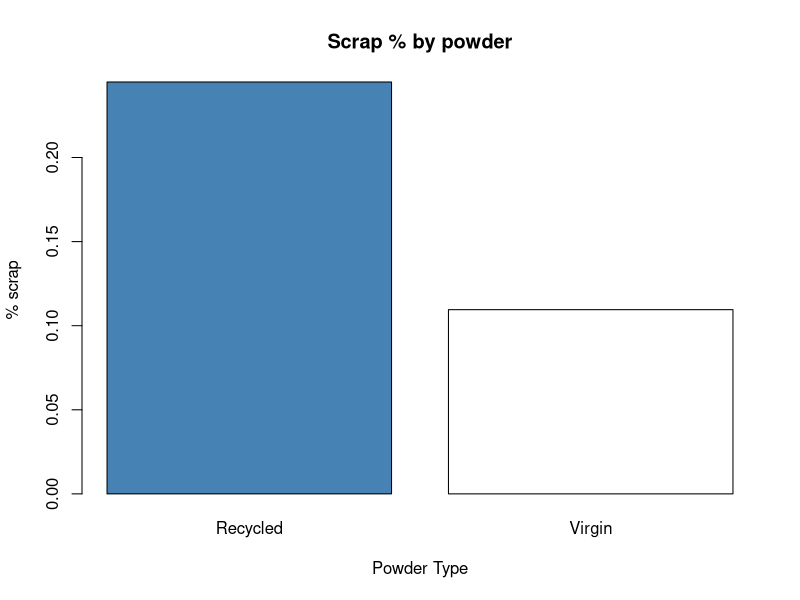
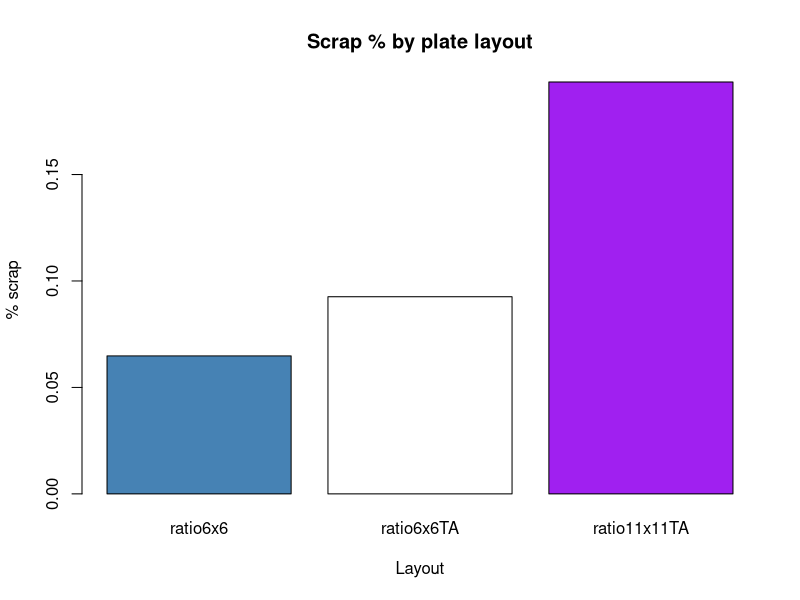
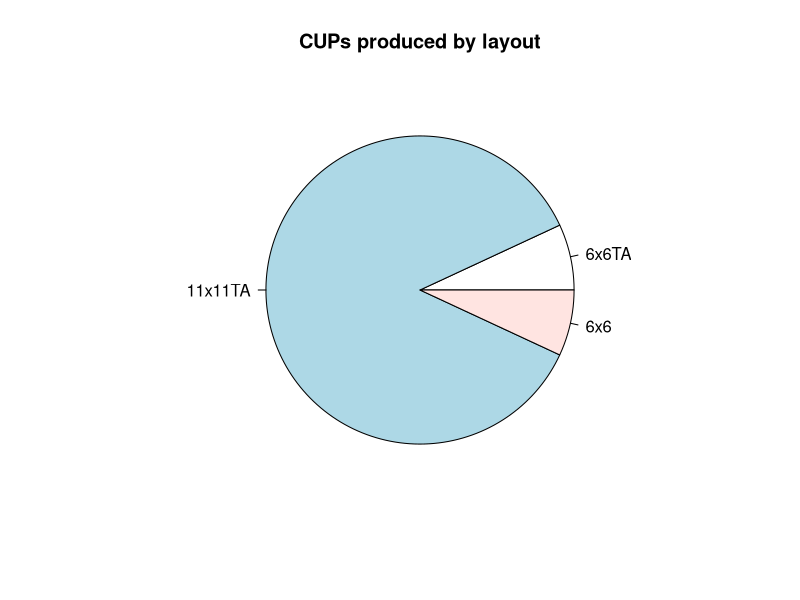
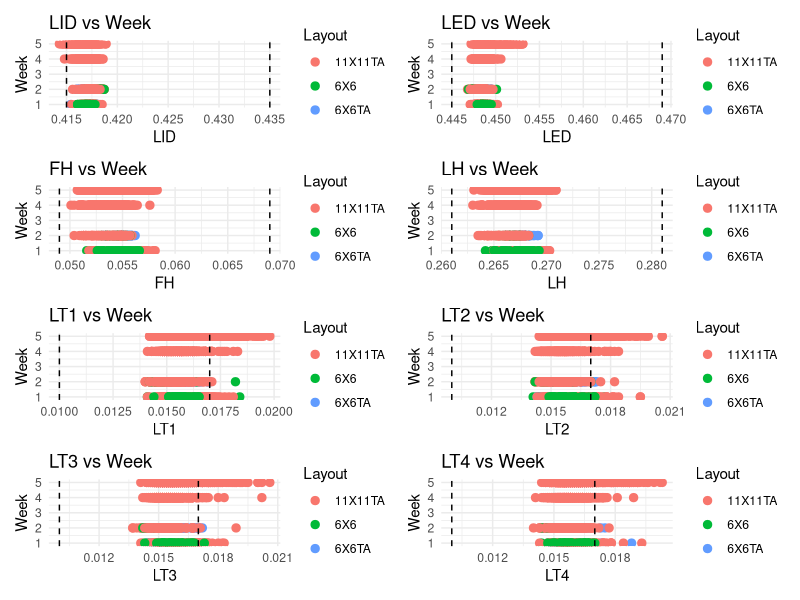

The R source for these figures, in order:
setwd("/Users/bezaitis/Desktop/school/FA_25/Sandia Data Challenge/")
library(ggplot2)
library(patchwork)



all_data_recycled <- read.csv('AllData_PreEDM_Recycled_RowColIDs.csv')
all_data_virgin <- read.csv('AllData_PreEDM_Virgin_RowColIDs.csv')
recycled_vol <- read.csv('recycled_volume.csv')
virgin_vol_1 <- read.csv('virgin_volume_pt1.csv')
virgin_vol_2 <- read.csv('virgin_volume_pt2.csv')



all_data <- rbind(all_data_recycled, all_data_virgin)
all_data

renamed <- list('LID', # Lip interior diameter
                'LED', # Lip exterior diameter            
                'FH',  # Floor height
                'LH',  # Lip height
                'LT1', # Lip thickness 1
                'LT2', # Lip thickness 2
                'LT3', # Lip thickness 3
                'LT4') # Lip thickness 4

colnames(all_data)[2:9] <- renamed


specs <- list(
  LID = c(0.415, 0.435),      # Lip interior diameter
  LED = c(0.445, 0.469),            # Lip exterior diameter  
  FH = c(0.049, 0.069),    # Floor height
  LH = c(0.261, 0.281),       # Lip height
  LT1 = c(0.010, 0.017),       # Lip thickness 1
  LT2 = c(0.010, 0.017),       # Lip thickness 2
  LT3 = c(0.010, 0.017),       # Lip thickness 3
  LT4 = c(0.010, 0.017)        # Lip thickness 4
)

check_in_spec <- function(value, lower, upper) {
  value >= lower & value <= upper
}

for (param in names(specs)) {
  lower <- specs[[param]][1]
  upper <- specs[[param]][2]
  
  col_name <- paste0(param, "_in_spec")
  all_data[[col_name]] <- check_in_spec(all_data[[param]], lower, upper)
}

spec_columns <- paste0(names(specs), "_in_spec")
all_data$overall_in_spec <- apply(all_data[, spec_columns], 1, all)

all_data$is_scrap <- !all_data$overall_in_spec

recycled_total <- sum(all_data$Powder == 'Recycled')
recycled_total_scrap <- sum(all_data$Powder == 'Recycled' & all_data$is_scrap == 'TRUE')
ratio_recycled <- recycled_total_scrap / recycled_total

virgin_total <- sum(all_data$Powder == 'Virgin')
virgin_total_scrap <- sum(all_data$Powder == 'Virgin' & all_data$is_scrap == 'TRUE')
ratio_virgin <- virgin_total_scrap / virgin_total

powder_scrap_ratios <- c(ratio_recycled, ratio_virgin)
names(powder_scrap_ratios) <- c("Recycled", "Virgin")

powder_scrap_ratios <- barplot(powder_scrap_ratios, 
                        main = 'Scrap % by powder', 
                        xlab = 'Powder Type', 
                        ylab = '% scrap', 
                        col = c('steelblue', 'white'))

total_6x6 <- sum(all_data$Layout == '6X6')
total_6x6_scrap <- sum(all_data$Layout == '6X6' & all_data$is_scrap == 'TRUE')
ratio6x6 <- total_6x6_scrap/total_6x6

total_6x6TA <- sum(all_data$Layout == '6X6TA')
total_6x6TA_scrap <- sum(all_data$Layout == '6X6TA' & all_data$is_scrap == 'TRUE')
ratio6x6TA <- total_6x6TA_scrap/total_6x6TA

total_11x11TA <- sum(all_data$Layout == '11X11TA')
total_11x11TA_scrap <- sum(all_data$Layout == '11X11TA' & all_data$is_scrap == 'TRUE')
ratio11x11TA <- total_11x11TA_scrap/total_11x11TA

layout_scrap_ratios <- c(ratio6x6,ratio6x6TA,ratio11x11TA)

names(layout_scrap_ratios) <- c("ratio6x6","ratio6x6TA","ratio11x11TA")
chart_layout_scrap <- barplot(layout_scrap_ratios, 
                        main = 'Scrap % by plate layout', 
                        xlab = 'Layout', 
                        ylab = '% scrap', 
                        col = c('steelblue', 'white', 'purple'))

total_layout_count <- c(total_6x6TA,total_11x11TA,total_6x6)
names(total_layout_count) <- c("6x6TA","11x11TA", "6x6")
chart_pie <- pie(total_layout_count, main = "CUPs produced by layout")


assign_week <- function(dat) {
  # define groups
  week1 <- c("A", "B", "C", "D", "E")
  week2 <- c("F", "G", "H", "I", "J")
  week4v <- c("K")
  week4r <- c("L", "M")
  week5r <- c("N", "O", "P", "Q", "R")
  
  # start a new column
  dat$week <- NA
  
  # match against Layout
  dat$week[dat$PlateID %in% week1]  <- 1
  dat$week[dat$PlateID %in% week2]  <- 2
  dat$week[dat$PlateID %in% week4v] <- 4  # or 41 if you want to separate
  dat$week[dat$PlateID %in% week4r] <- 4  # same week, different subtype
  dat$week[dat$PlateID %in% week5r] <- 5
  
  dat
}

all_data <- assign_week(all_data)

plots <- lapply(names(specs), function(var) {
  range_vals <- specs[[var]]
  
  ggplot(all_data, aes_string(x = var, y = "week", color = "Layout")) +
    geom_point(size = 2.5) +
    geom_vline(xintercept = range_vals, linetype = "dashed", color = "black") +
    labs(
      title = paste(var, "vs Week"),
      x = var,
      y = "Week",
      color = "Layout"
    ) +
    theme_minimal()
})
names(plots) <- names(specs)
wrap_plots(plots, ncol = 2)


model <- glm(is_scrap ~ factor(Layout) + Powder + Nonconformity,
             data = all_data,
             family = binomial)
summary(model)

colnames(all_data)


sapply(all_data[, grep("_in_spec", names(all_data))], function(x) table(all_data$is_scrap, x))
